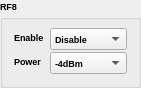
  <widget class="QGroupBox" name="rf8">
   <property name="geometry">
    <rect>
     <x>420</x>
     <y>10</y>
     <width>141</width>
     <height>71</height>
    </rect>
   </property>
   <property name="font">
    <font>
     <family>Microsoft YaHei UI</family>
     <pointsize>7</pointsize>
     <weight>75</weight>
     <bold>true</bold>
    </font>
   </property>
   <property name="title">
    <string>RF8</string>
   </property>
   <layout class="QVBoxLayout" name="verticalLayout_4">
    <item>
     <layout class="QFormLayout" name="rf8Layout">
      <property name="horizontalSpacing">
       <number>6</number>
      </property>
      <property name="verticalSpacing">
       <number>2</number>
      </property>
      <item row="0" column="0">
       <widget class="QLabel" name="rF8EnableLabel">
        <property name="text">
         <string>Enable</string>
        </property>
       </widget>
      </item>
      <item row="0" column="1">
       <widget class="QComboBox" name="rF8EnableComboBox">
        <property name="contextMenuPolicy">
         <enum>Qt::DefaultContextMenu</enum>
        </property>
        <item>
         <property name="text">
          <string>Disable</string>
         </property>
        </item>
        <item>
         <property name="text">
          <string>Enable</string>
         </property>
        </item>
       </widget>
      </item>
      <item row="1" column="0">
       <widget class="QLabel" name="rF8outPowerLabel">
        <property name="text">
         <string>Power</string>
        </property>
       </widget>
      </item>
      <item row="1" column="1">
       <widget class="QComboBox" name="rF8outPowerComboBox">
        <item>
         <property name="text">
          <string>-4dBm</string>
         </property>
        </item>
        <item>
         <property name="text">
          <string>-1dBm</string>
         </property>
        </item>
        <item>
         <property name="text">
          <string>2dBm</string>
         </property>
        </item>
        <item>
         <property name="text">
          <string>5dBm</string>
         </property>
        </item>
       </widget>
      </item>
     </layout>
    </item>
   </layout>
  </widget>
